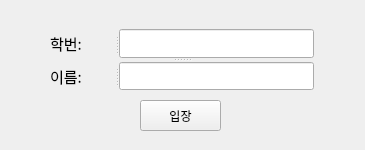
<?xml version="1.0" encoding="UTF-8"?>
<ui version="4.0">
 <class>Form</class>
 <widget class="QWidget" name="Form">
  <property name="geometry">
   <rect>
    <x>0</x>
    <y>0</y>
    <width>365</width>
    <height>150</height>
   </rect>
  </property>
  <property name="windowTitle">
   <string>Form</string>
  </property>
  <widget class="QPushButton" name="commit_btn">
   <property name="geometry">
    <rect>
     <x>140</x>
     <y>100</y>
     <width>81</width>
     <height>31</height>
    </rect>
   </property>
   <property name="text">
    <string>입장</string>
   </property>
  </widget>
  <widget class="QSplitter" name="splitter_4">
   <property name="geometry">
    <rect>
     <x>50</x>
     <y>29</y>
     <width>264</width>
     <height>61</height>
    </rect>
   </property>
   <property name="orientation">
    <enum>Qt::Vertical</enum>
   </property>
   <widget class="QSplitter" name="splitter_2">
    <property name="orientation">
     <enum>Qt::Horizontal</enum>
    </property>
    <widget class="QLabel" name="label_2">
     <property name="font">
      <font>
       <family>휴먼모음T</family>
       <pointsize>11</pointsize>
      </font>
     </property>
     <property name="text">
      <string>학번: </string>
     </property>
    </widget>
    <widget class="QLineEdit" name="StudentNumber_text"/>
   </widget>
   <widget class="QSplitter" name="splitter_3">
    <property name="orientation">
     <enum>Qt::Horizontal</enum>
    </property>
    <widget class="QLabel" name="label_3">
     <property name="font">
      <font>
       <family>휴먼모음T</family>
       <pointsize>11</pointsize>
      </font>
     </property>
     <property name="text">
      <string>이름: </string>
     </property>
    </widget>
    <widget class="QLineEdit" name="Name_text"/>
   </widget>
  </widget>
 </widget>
 <resources/>
 <connections/>
</ui>
